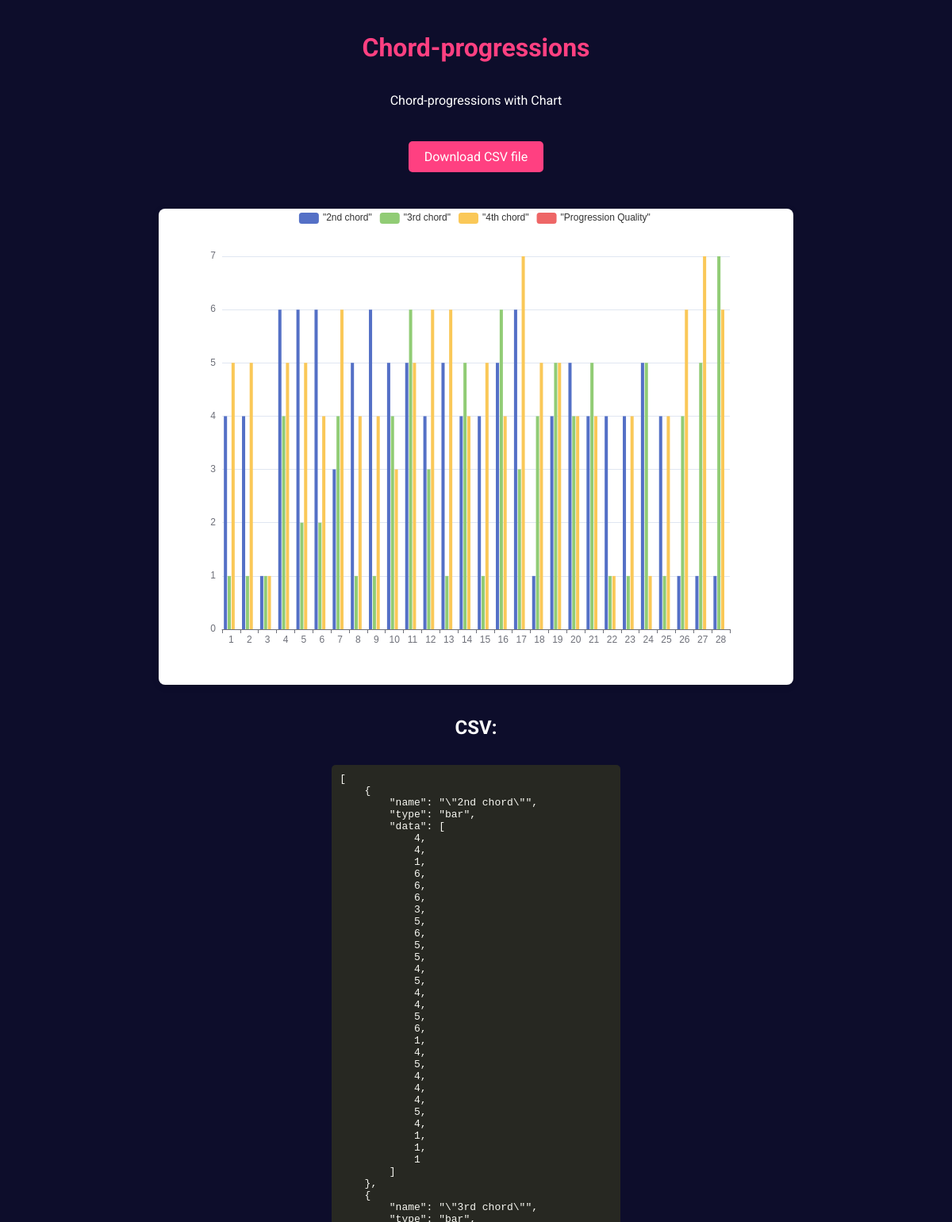
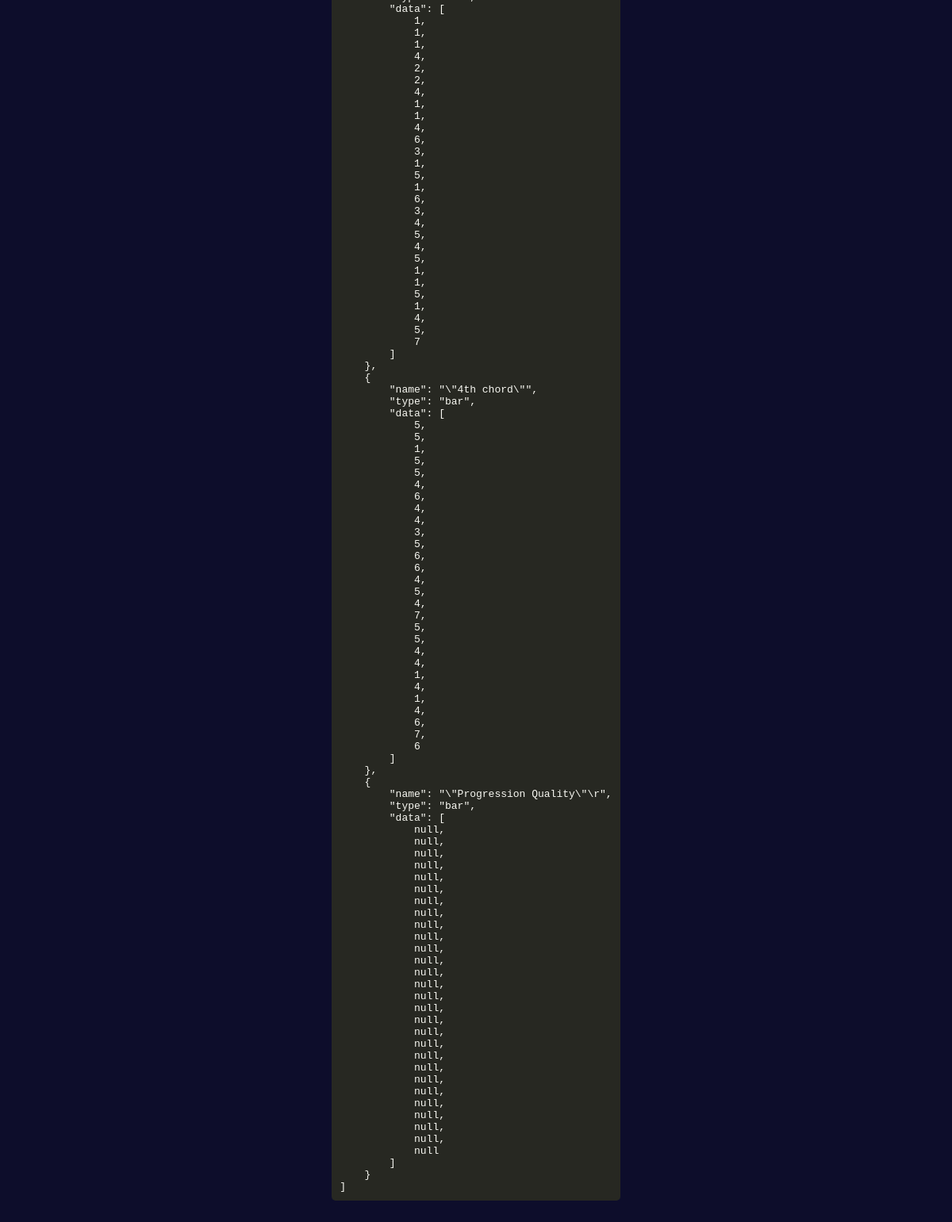
/front-end/chart.php?id=3, run on the app's committed database (2 pictures, top to bottom).
### tables this page shows
CREATE TABLE `charts` (
  `id` int(6) UNSIGNED NOT NULL,
  `chart_name` varchar(255) NOT NULL,
  `chart_description` text NOT NULL,
  `chart_type` varchar(50) NOT NULL,
  `chart_data` text NOT NULL,
  `upload_date` timestamp NOT NULL DEFAULT current_timestamp() ON UPDATE current_timestamp()
);

### front-end/chart.php (the view, shortened to what this page needs)
<?php
$host = "localhost";
$username = "root";
$password = "";
$dbname = "chart_data";
$conn = new mysqli($host, $username, $password, $dbname);
$id = isset($_GET['id']) ? intval($_GET['id']) : 0;
$data = array();
if ($id > 0) {
    $stmt = $conn->prepare("SELECT * FROM charts WHERE id = ?");
    $stmt->bind_param("i", $id);
    $stmt->execute();
    $result = $stmt->get_result();
    if ($result && $result->num_rows > 0) {
        $row = $result->fetch_assoc();
        $data['chart_name'] = $row['chart_name'];
        $data['chart_description'] = $row['chart_description'];
        $data['chart_type'] = $row['chart_type'];
        $data['chart_data'] = json_decode($row['chart_data'], true);
    } else {
        echo "No results were found for the specified ID.";
    }
} else {
    echo "Invalid ID.";
}
?>
<!DOCTYPE html>
<html lang="en">
<head>
</head>
<body>
  <?php if (isset($data) && !empty($data)): ?>
    <h1><?php echo htmlspecialchars($data['chart_name']); ?></h1>
    <p><?php echo htmlspecialchars($data['chart_description']); ?></p>
    <?php if (!empty($data['chart_data'])): ?>
      <p><a href="download.php?id=<?php echo $id; ?>" class="btn">Download CSV file</a></p>
    <?php endif; ?>
    <div id="chart-container"></div>
    <h2>CSV:</h2>
    <pre><?php echo htmlspecialchars(json_encode($data['chart_data'], JSON_PRETTY_PRINT)); ?></pre>
    <script>
      // ECharts Chart
      var chartData = <?php echo json_encode($data['chart_data']); ?>;
      var chartContainer = document.getElementById('chart-container');
      var myChart = echarts.init(chartContainer);
      var options = {
          tooltip: {
              trigger: 'axis'
          },
          legend: {
              data: chartData.map(series => series.name)
          },
          xAxis: {
              type: 'category',
              data: chartData.length > 0 ? chartData[0].data.map((_, i) => i + 1) : []
          },
          yAxis: {
              type: 'value'
          },
          series: chartData.map(series => ({
              name: series.name,
              type: series.type,
              data: series.data
          }))
      };
      myChart.setOption(options);
    </script>
  <?php else: ?>
    <p>No data found for chart.</p>
  <?php endif; ?>
</body>
</html>

### front-end/chart.php (style rules this page uses)
body { font-family: 'Roboto', sans-serif; margin: 0; padding: 20px; display: flex; flex-direction: column; align-items: center; background-color: #0D0D2B; color: #fff; }
#chart-container { width: 100%; max-width: 800px; height: 600px; margin: 20px 0; background: #fff; border-radius: 8px; box-shadow: 0 2px 10px rgba(0, 0, 0, 0.1); }
.btn { display: inline-block; padding: 10px 20px; margin: 10px 0; background-color: #FF4081; color: #fff; text-decoration: none; border-radius: 5px; transition: background-color 0.3s ease; }
pre { background: #272822; color: #f8f8f2; padding: 10px; border-radius: 5px; overflow-x: auto; max-width: 100%; white-space: pre-wrap; word-wrap: break-word; }
h1 { color: #FF4081; }

### data on the page
charts: chart_name "Chord-progressions", chart_description "Chord-progressions with Chart"
